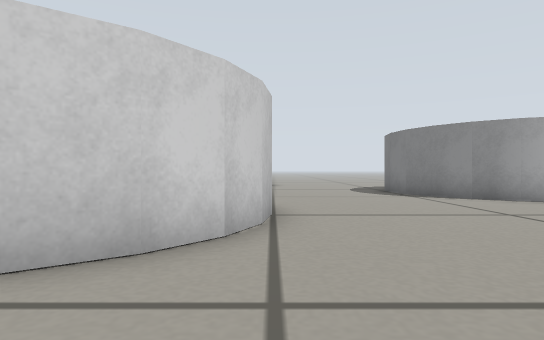
View 1 (above)

12 first-person views from a walk through a Gazebo world. The camera is 0.19 m above the floor, looks level and sees 75° across. The floor is counted in squares, 0.25 m on a side. Each view is taken from the middle of a square. On the plan, view 1 faces up. The plan holds only what a view shows up to about 11 squares ahead; the rest is blank.

View 2
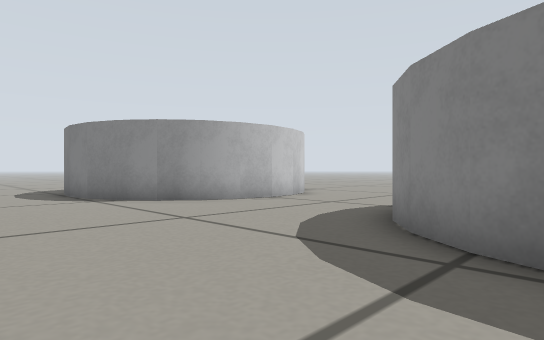

View 3
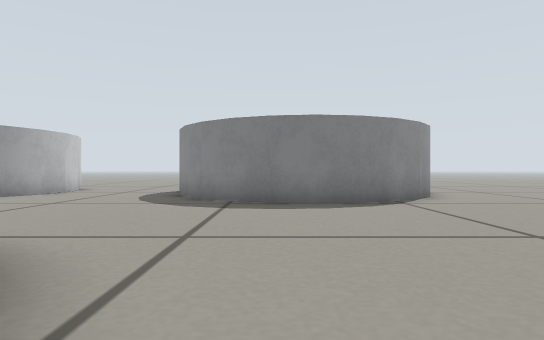

View 4
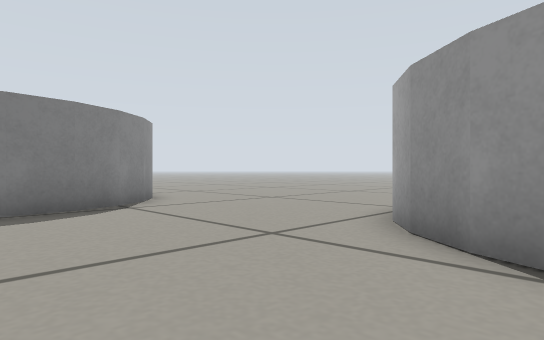

View 5
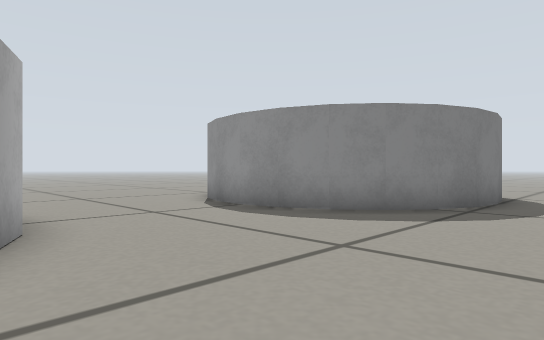

View 6
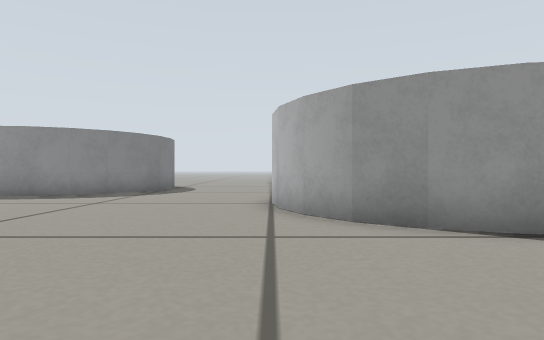

View 7
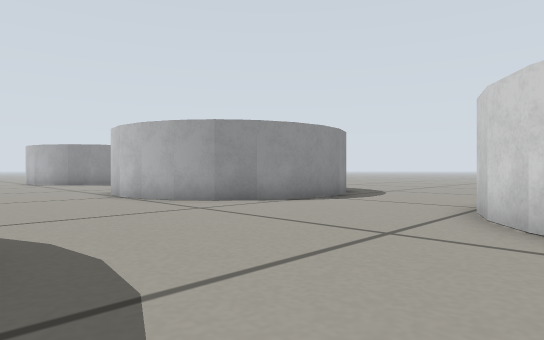

View 8
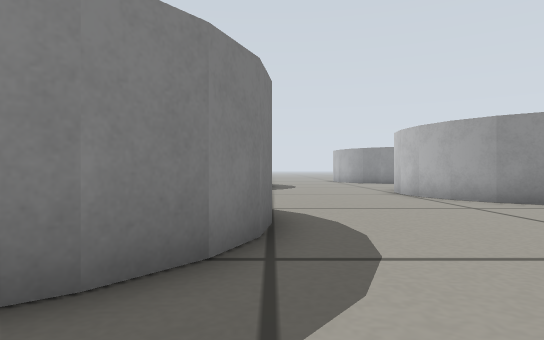

View 9
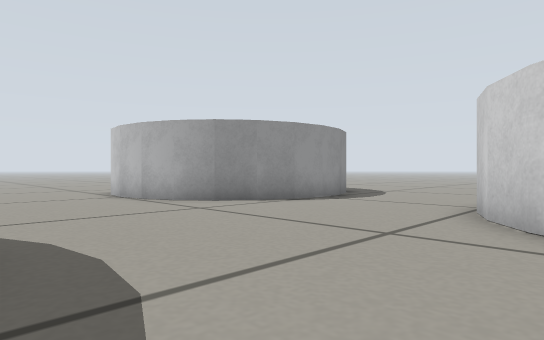

View 10
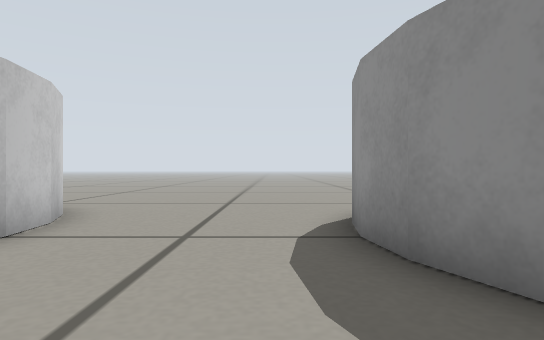

View 11
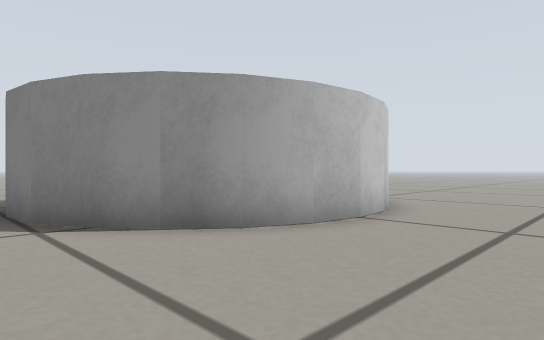

View 12
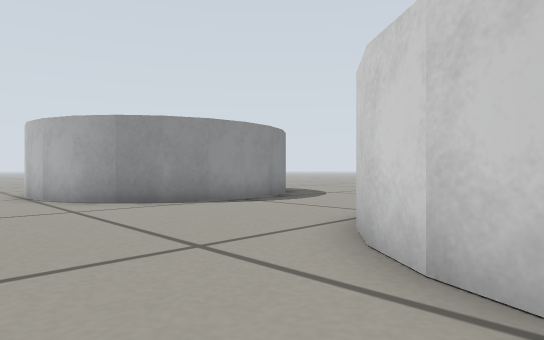

### Floor plan
Key: @ floor where view 1 was taken; . floor; C white cylinder.
Columns run from 7 left of view 1 to 15 right of it. Each row starts with its distance up from view 1.
 17            .
 16         .. .
 15      CC.....C
 14     CC.....CC
 13 ...........C
 12 ...........C
 11  ..........C         ..
 10   CCCC.....CC       ...
  9      CC.....CC     ....
  8       CC.....CCCCC.....
  7        C...............
  6        C...............
  5        C...............
  4       CC.....CCCCC.....
  3      CC.....CC   C ....
  2     CC.....CC
  1 ...........C
  0 .......@...C
 -1 ...........C
 -2  CCCCC.....CC
 -3  C   CC.....CC
 -4       CC.....
 -5        C.......
 -6        C.......
 -7        C.... ..
 -8         ...

Where each view was taken, in squares from view 1:
view 1: 0 up, 0 right, facing up
view 2: 1 up, 1 right, facing up-right
view 3: 1 up, 4 left, facing right
view 4: 1 up, 3 left, facing down-right
view 5: 9 up, 2 right, facing down-right
view 6: 14 up, 0 right, facing down
view 7: 16 up, 4 right, facing down-left
view 8: 17 up, 4 right, facing down
view 9: 4 up, 4 right, facing down-left
view 10: 5 up, 4 right, facing right
view 11: 5 up, 3 right, facing up-right
view 12: 5 up, 2 right, facing down-left
